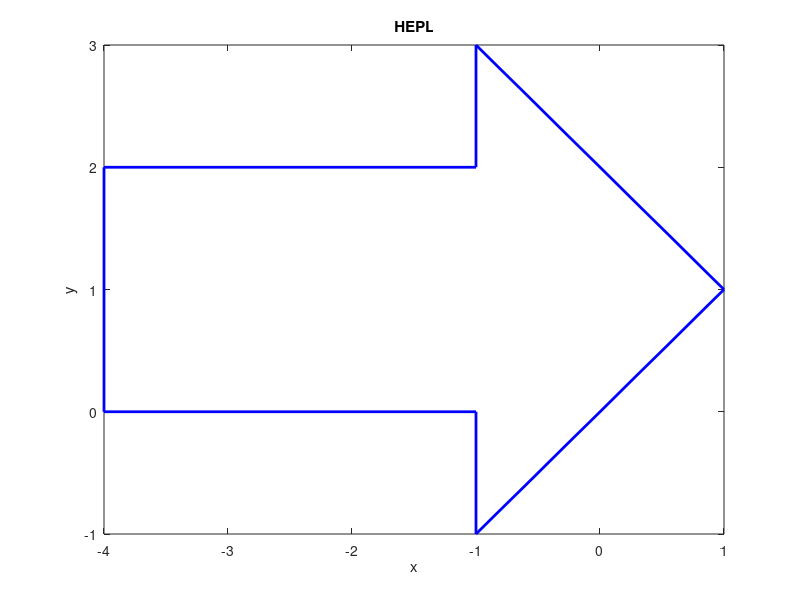

This figure's MATLAB source:
% Define the two points
xc = 0; yc = 0;

x0 = 1;
y0 = 1;

dx1 = 2;
dx2 = 3;

dy1 = 2;
dy2 = 1;

x1 = x0 - dx1; y1 = y0 + dy1;
x2 = x0 - dx1; y2 = y0 - dy1;
x3 = x0 - dx1 - dx2; y3 = y0 + dy2;
x4 = x0 - dx1 - dx2; y4 = y0 - dy2;
x5 = x0 - dx1; y5 = y0 + dy2;
x6 = x0 - dx1; y6 = y0 - dy2;

% Create a vector of x-coordinates and y-coordinates for the line
X = [x0 x1 x5 x3 x4 x6 x2 x0];
Y = [y0 y1 y5 y3 y4 y6 y2 y0];

% Rotate by theta
M = [X; Y];
theta = 0;
rot = [cosd(theta) -sind(theta); sind(theta) cosd(theta)];
Mc = [xc ; yc];

Mbar = rot * M + Mc;

Xbar = Mbar(1,:);
Ybar = Mbar(2,:);

close all;
figure()
% Plot the line using the plot() function
plot(Xbar, Ybar, 'b-', 'LineWidth', 2);

% Add labels and title to the plot
xlabel('x');
ylabel('y');
title('HEPL');